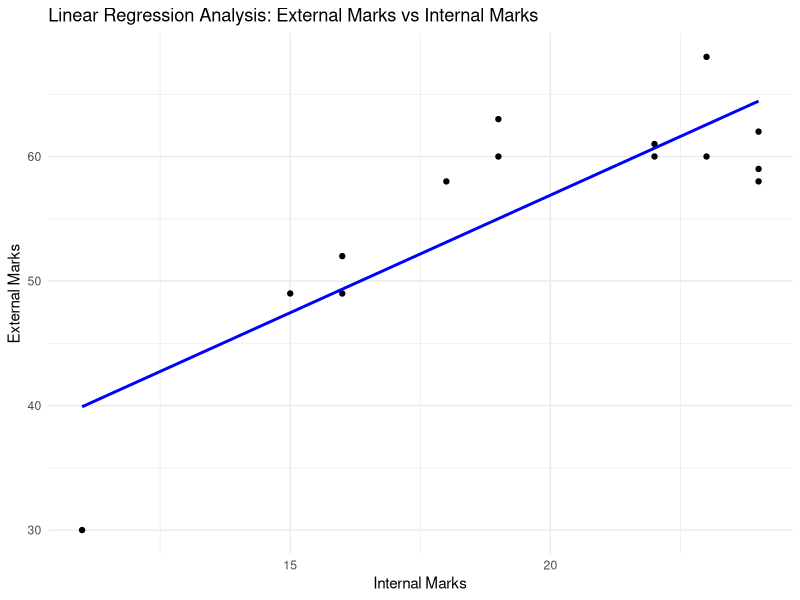
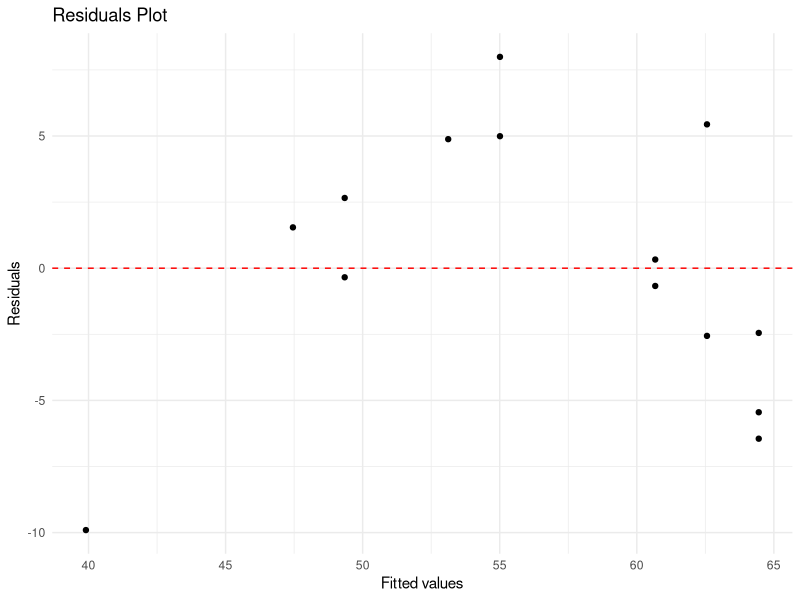

These charts were generated, in order, by the following R code:
library(ggplot2)
library(dplyr)

# Read the dataset from CSV file
data <- read.csv("marks.csv")  # Replace "your_dataset.csv" with the actual filename

# Check for missing values
sum(is.na(data))

# Remove rows with missing values
data <- na.omit(data)

# Perform linear regression
lm_model <- lm(External~ Internal, data = data)

# Print coefficients and intercept
print(coef(lm_model))
print(coef(lm_model)[1])  # This prints the intercept

# Evaluate the model's goodness-of-fit
summary(lm_model)

# Plot regression line and residuals
print(ggplot(data, aes(x = Internal, y = External)) +
        geom_point() +
        geom_smooth(method = "lm", se = FALSE, color = "blue") +
        ggtitle("Linear Regression Analysis: External Marks vs Internal Marks") +
        xlab("Internal Marks") +
        ylab("External Marks") +
        theme_minimal())

# Plot residuals
print(ggplot(data, aes(x = fitted(lm_model), y = residuals(lm_model))) +
        geom_point() +
        geom_hline(yintercept = 0, linetype = "dashed", color = "red") +
        ggtitle("Residuals Plot") +
        xlab("Fitted values") +
        ylab("Residuals") +
        theme_minimal())